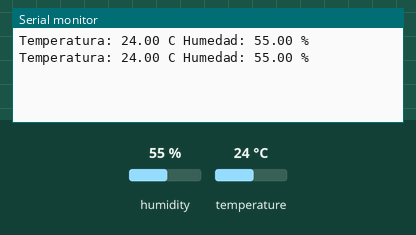
This sketch was run on a simulated Arduino Uno, built with avr-gcc and run on an emulated ATmega328P. Parts: the last lines printed to the serial monitor. The test bench sets the inputs (shaded band); at power-on: humidity 55 %, temperature 24 °C.

Above: at 2.8 s.
2.9 s: humidity set to 22 %
At 4.8 s:
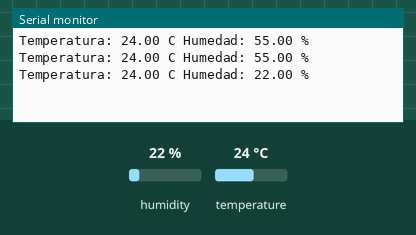
5.6 s: temperature set to 12 °C
At 6.6 s:
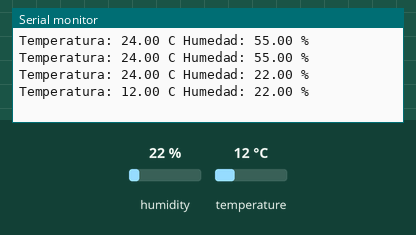
8.3 s: humidity set to 40 %
At 11.3 s:
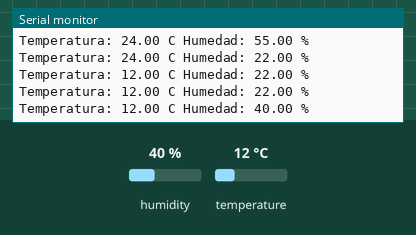
Timing chart, 0 to 12.8 s (numbered marks = the images above; inputs shaded):
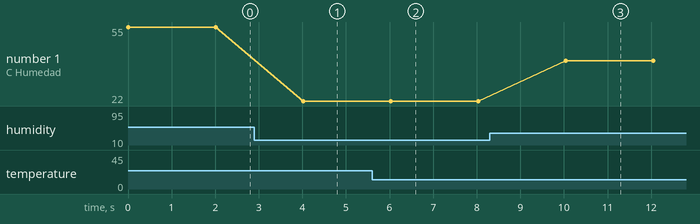

The sketch:

codigo_humedad.ino
```cpp
#include "DHT.h" // Importar librería

int SENSOR = 2; // Pin de datos
DHT dht(SENSOR, DHT22); // Crear objeto DHT

void setup() {
  Serial.begin(9600); // Iniciar monitor serial
  dht.begin(); // Iniciar sensor
}

void loop() {
  float t = dht.readTemperature(); // Leer temperatura
  float h = dht.readHumidity(); // Leer humedad

  Serial.print("Temperatura: ");
  Serial.print(t);
  Serial.print(" C Humedad: ");
  Serial.print(h);
  Serial.println(" %");

  delay(2000); // Pausa recomendada para el sensor
}
```

Measured:
- after the input at 2.9 s, the serial monitor: prints a new line after 1.1 s (image 1)
- after the input at 5.6 s, the serial monitor: prints a new line after 0.42 s (image 2)
- after the input at 8.3 s, the serial monitor: prints a new line after 1.7 s (image 3)
- plotted number 1: 55 → 22 after the input at 2.9 s, 22 → 40 after the input at 8.3 s
